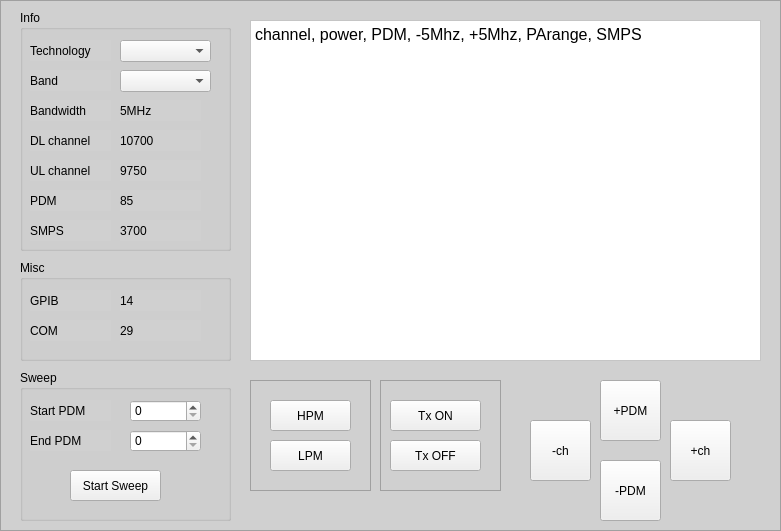
<?xml version="1.0" encoding="UTF-8"?>
<ui version="4.0">
 <class>mainDialog</class>
 <widget class="QDialog" name="mainDialog">
  <property name="geometry">
   <rect>
    <x>0</x>
    <y>0</y>
    <width>781</width>
    <height>531</height>
   </rect>
  </property>
  <property name="windowTitle">
   <string>RF Tuning Tool</string>
  </property>
  <property name="styleSheet">
   <string notr="true"/>
  </property>
  <widget class="QFrame" name="frame">
   <property name="geometry">
    <rect>
     <x>0</x>
     <y>0</y>
     <width>781</width>
     <height>531</height>
    </rect>
   </property>
   <property name="styleSheet">
    <string notr="true">
QFrame{
font: 12pt &quot;Calibri&quot;;
background-color: rgb(208, 208, 208);
}


QLabel{

}
QToolButton{
font: 12pt &quot;Calibri&quot;;
}</string>
   </property>
   <property name="frameShape">
    <enum>QFrame::StyledPanel</enum>
   </property>
   <property name="frameShadow">
    <enum>QFrame::Raised</enum>
   </property>
   <widget class="QGroupBox" name="groupBoxInfo">
    <property name="geometry">
     <rect>
      <x>20</x>
      <y>10</y>
      <width>211</width>
      <height>241</height>
     </rect>
    </property>
    <property name="styleSheet">
     <string notr="true">font: 12pt &quot;Calibri&quot;;</string>
    </property>
    <property name="title">
     <string>Info</string>
    </property>
    <property name="flat">
     <bool>false</bool>
    </property>
    <widget class="QLabel" name="qlTech">
     <property name="geometry">
      <rect>
       <x>10</x>
       <y>30</y>
       <width>81</width>
       <height>21</height>
      </rect>
     </property>
     <property name="text">
      <string>Technology</string>
     </property>
    </widget>
    <widget class="QComboBox" name="comboBoxTech">
     <property name="geometry">
      <rect>
       <x>100</x>
       <y>30</y>
       <width>91</width>
       <height>22</height>
      </rect>
     </property>
    </widget>
    <widget class="QLabel" name="qlBand">
     <property name="geometry">
      <rect>
       <x>10</x>
       <y>60</y>
       <width>81</width>
       <height>21</height>
      </rect>
     </property>
     <property name="text">
      <string>Band</string>
     </property>
    </widget>
    <widget class="QComboBox" name="comboBoxBand">
     <property name="geometry">
      <rect>
       <x>100</x>
       <y>60</y>
       <width>91</width>
       <height>22</height>
      </rect>
     </property>
    </widget>
    <widget class="QLabel" name="qlDLchTitle">
     <property name="geometry">
      <rect>
       <x>10</x>
       <y>120</y>
       <width>81</width>
       <height>21</height>
      </rect>
     </property>
     <property name="text">
      <string>DL channel</string>
     </property>
    </widget>
    <widget class="QLabel" name="qlULchTitle">
     <property name="geometry">
      <rect>
       <x>10</x>
       <y>150</y>
       <width>81</width>
       <height>21</height>
      </rect>
     </property>
     <property name="text">
      <string>UL channel</string>
     </property>
    </widget>
    <widget class="QLabel" name="qlPDMTitle">
     <property name="geometry">
      <rect>
       <x>10</x>
       <y>180</y>
       <width>81</width>
       <height>21</height>
      </rect>
     </property>
     <property name="text">
      <string>PDM</string>
     </property>
    </widget>
    <widget class="QLabel" name="qlSMPSTitle">
     <property name="geometry">
      <rect>
       <x>10</x>
       <y>210</y>
       <width>81</width>
       <height>21</height>
      </rect>
     </property>
     <property name="text">
      <string>SMPS</string>
     </property>
    </widget>
    <widget class="QLabel" name="qlBWTitle">
     <property name="geometry">
      <rect>
       <x>10</x>
       <y>90</y>
       <width>81</width>
       <height>21</height>
      </rect>
     </property>
     <property name="text">
      <string>Bandwidth</string>
     </property>
    </widget>
    <widget class="QLabel" name="qlBW">
     <property name="geometry">
      <rect>
       <x>100</x>
       <y>90</y>
       <width>81</width>
       <height>21</height>
      </rect>
     </property>
     <property name="styleSheet">
      <string notr="true"/>
     </property>
     <property name="text">
      <string>5MHz</string>
     </property>
    </widget>
    <widget class="QLabel" name="qlDLch">
     <property name="geometry">
      <rect>
       <x>100</x>
       <y>120</y>
       <width>81</width>
       <height>21</height>
      </rect>
     </property>
     <property name="text">
      <string>10700</string>
     </property>
    </widget>
    <widget class="QLabel" name="qlULch">
     <property name="geometry">
      <rect>
       <x>100</x>
       <y>150</y>
       <width>81</width>
       <height>21</height>
      </rect>
     </property>
     <property name="text">
      <string>9750</string>
     </property>
    </widget>
    <widget class="QLabel" name="qlPDM">
     <property name="geometry">
      <rect>
       <x>100</x>
       <y>180</y>
       <width>81</width>
       <height>21</height>
      </rect>
     </property>
     <property name="text">
      <string>85</string>
     </property>
    </widget>
    <widget class="QLabel" name="qlSMPS">
     <property name="geometry">
      <rect>
       <x>100</x>
       <y>210</y>
       <width>81</width>
       <height>21</height>
      </rect>
     </property>
     <property name="text">
      <string>3700</string>
     </property>
    </widget>
   </widget>
   <widget class="QTextBrowser" name="textBrowser">
    <property name="geometry">
     <rect>
      <x>250</x>
      <y>20</y>
      <width>511</width>
      <height>341</height>
     </rect>
    </property>
    <property name="styleSheet">
     <string notr="true">background-color: white</string>
    </property>
    <property name="html">
     <string>&lt;!DOCTYPE HTML PUBLIC &quot;-//W3C//DTD HTML 4.0//EN&quot; &quot;http://www.w3.org/TR/REC-html40/strict.dtd&quot;&gt;
&lt;html&gt;&lt;head&gt;&lt;meta name=&quot;qrichtext&quot; content=&quot;1&quot; /&gt;&lt;style type=&quot;text/css&quot;&gt;
p, li { white-space: pre-wrap; }
&lt;/style&gt;&lt;/head&gt;&lt;body style=&quot; font-family:'Calibri'; font-size:12pt; font-weight:400; font-style:normal;&quot;&gt;
&lt;p style=&quot; margin-top:0px; margin-bottom:0px; margin-left:0px; margin-right:0px; -qt-block-indent:0; text-indent:0px;&quot;&gt;channel, power, PDM, -5Mhz, +5Mhz, PArange, SMPS&lt;/p&gt;&lt;/body&gt;&lt;/html&gt;</string>
    </property>
   </widget>
   <widget class="QGroupBox" name="groupBoxSweep">
    <property name="geometry">
     <rect>
      <x>20</x>
      <y>370</y>
      <width>211</width>
      <height>151</height>
     </rect>
    </property>
    <property name="styleSheet">
     <string notr="true">font: 12pt &quot;Calibri&quot;;</string>
    </property>
    <property name="title">
     <string>Sweep</string>
    </property>
    <widget class="QLabel" name="qlSweepPDMStart">
     <property name="geometry">
      <rect>
       <x>10</x>
       <y>30</y>
       <width>81</width>
       <height>21</height>
      </rect>
     </property>
     <property name="text">
      <string>Start PDM</string>
     </property>
    </widget>
    <widget class="QLabel" name="qlSweepPDMEnd">
     <property name="geometry">
      <rect>
       <x>10</x>
       <y>60</y>
       <width>81</width>
       <height>21</height>
      </rect>
     </property>
     <property name="text">
      <string>End PDM</string>
     </property>
    </widget>
    <widget class="QSpinBox" name="spinBoxPDMStart">
     <property name="geometry">
      <rect>
       <x>110</x>
       <y>30</y>
       <width>71</width>
       <height>22</height>
      </rect>
     </property>
    </widget>
    <widget class="QSpinBox" name="spinBoxPDMEnd">
     <property name="geometry">
      <rect>
       <x>110</x>
       <y>60</y>
       <width>71</width>
       <height>22</height>
      </rect>
     </property>
    </widget>
    <widget class="QToolButton" name="btnStartSweep">
     <property name="geometry">
      <rect>
       <x>50</x>
       <y>100</y>
       <width>91</width>
       <height>31</height>
      </rect>
     </property>
     <property name="text">
      <string>Start Sweep</string>
     </property>
    </widget>
   </widget>
   <widget class="QToolButton" name="btnChMinus">
    <property name="geometry">
     <rect>
      <x>530</x>
      <y>420</y>
      <width>61</width>
      <height>61</height>
     </rect>
    </property>
    <property name="text">
     <string>-ch</string>
    </property>
    <property name="icon">
     <iconset resource="icon.qrc">
      <normaloff>:/icon/left.png</normaloff>:/icon/left.png</iconset>
    </property>
    <property name="iconSize">
     <size>
      <width>32</width>
      <height>32</height>
     </size>
    </property>
    <property name="shortcut">
     <string>Left</string>
    </property>
    <property name="toolButtonStyle">
     <enum>Qt::ToolButtonTextUnderIcon</enum>
    </property>
   </widget>
   <widget class="QToolButton" name="btnPDMPlus">
    <property name="geometry">
     <rect>
      <x>600</x>
      <y>380</y>
      <width>61</width>
      <height>61</height>
     </rect>
    </property>
    <property name="text">
     <string>+PDM</string>
    </property>
    <property name="icon">
     <iconset resource="icon.qrc">
      <normaloff>:/icon/up.png</normaloff>:/icon/up.png</iconset>
    </property>
    <property name="iconSize">
     <size>
      <width>32</width>
      <height>32</height>
     </size>
    </property>
    <property name="shortcut">
     <string>Up</string>
    </property>
    <property name="toolButtonStyle">
     <enum>Qt::ToolButtonTextUnderIcon</enum>
    </property>
   </widget>
   <widget class="QToolButton" name="btnChPlus">
    <property name="geometry">
     <rect>
      <x>670</x>
      <y>420</y>
      <width>61</width>
      <height>61</height>
     </rect>
    </property>
    <property name="text">
     <string>+ch</string>
    </property>
    <property name="icon">
     <iconset resource="icon.qrc">
      <normaloff>:/icon/right.png</normaloff>:/icon/right.png</iconset>
    </property>
    <property name="iconSize">
     <size>
      <width>32</width>
      <height>32</height>
     </size>
    </property>
    <property name="shortcut">
     <string>Right</string>
    </property>
    <property name="toolButtonStyle">
     <enum>Qt::ToolButtonTextUnderIcon</enum>
    </property>
   </widget>
   <widget class="QToolButton" name="btnPDMMinus">
    <property name="geometry">
     <rect>
      <x>600</x>
      <y>460</y>
      <width>61</width>
      <height>61</height>
     </rect>
    </property>
    <property name="text">
     <string>-PDM</string>
    </property>
    <property name="icon">
     <iconset resource="icon.qrc">
      <normaloff>:/icon/down.png</normaloff>:/icon/down.png</iconset>
    </property>
    <property name="iconSize">
     <size>
      <width>32</width>
      <height>32</height>
     </size>
    </property>
    <property name="shortcut">
     <string>Down</string>
    </property>
    <property name="toolButtonStyle">
     <enum>Qt::ToolButtonTextUnderIcon</enum>
    </property>
   </widget>
   <widget class="QGroupBox" name="groupBoxMisc">
    <property name="geometry">
     <rect>
      <x>20</x>
      <y>260</y>
      <width>211</width>
      <height>101</height>
     </rect>
    </property>
    <property name="styleSheet">
     <string notr="true">font: 12pt &quot;Calibri&quot;;</string>
    </property>
    <property name="title">
     <string>Misc</string>
    </property>
    <widget class="QLabel" name="qlGPIBTitle">
     <property name="geometry">
      <rect>
       <x>10</x>
       <y>30</y>
       <width>81</width>
       <height>21</height>
      </rect>
     </property>
     <property name="text">
      <string>GPIB</string>
     </property>
    </widget>
    <widget class="QLabel" name="qlCOMTitle">
     <property name="geometry">
      <rect>
       <x>10</x>
       <y>60</y>
       <width>81</width>
       <height>21</height>
      </rect>
     </property>
     <property name="text">
      <string>COM</string>
     </property>
    </widget>
    <widget class="QLabel" name="qlGPIB">
     <property name="geometry">
      <rect>
       <x>100</x>
       <y>30</y>
       <width>81</width>
       <height>21</height>
      </rect>
     </property>
     <property name="text">
      <string>14</string>
     </property>
    </widget>
    <widget class="QLabel" name="qlCOM">
     <property name="geometry">
      <rect>
       <x>100</x>
       <y>60</y>
       <width>81</width>
       <height>21</height>
      </rect>
     </property>
     <property name="text">
      <string>29</string>
     </property>
    </widget>
   </widget>
   <widget class="QFrame" name="frame_2">
    <property name="geometry">
     <rect>
      <x>250</x>
      <y>380</y>
      <width>121</width>
      <height>111</height>
     </rect>
    </property>
    <property name="frameShape">
     <enum>QFrame::StyledPanel</enum>
    </property>
    <property name="frameShadow">
     <enum>QFrame::Raised</enum>
    </property>
    <widget class="QToolButton" name="btnHPM">
     <property name="geometry">
      <rect>
       <x>20</x>
       <y>20</y>
       <width>81</width>
       <height>31</height>
      </rect>
     </property>
     <property name="text">
      <string>HPM</string>
     </property>
     <property name="checkable">
      <bool>true</bool>
     </property>
     <property name="autoExclusive">
      <bool>true</bool>
     </property>
    </widget>
    <widget class="QToolButton" name="btnLPM">
     <property name="geometry">
      <rect>
       <x>20</x>
       <y>60</y>
       <width>81</width>
       <height>31</height>
      </rect>
     </property>
     <property name="text">
      <string>LPM</string>
     </property>
     <property name="checkable">
      <bool>true</bool>
     </property>
     <property name="autoExclusive">
      <bool>true</bool>
     </property>
    </widget>
   </widget>
   <widget class="QFrame" name="frame_3">
    <property name="geometry">
     <rect>
      <x>380</x>
      <y>380</y>
      <width>121</width>
      <height>111</height>
     </rect>
    </property>
    <property name="frameShape">
     <enum>QFrame::StyledPanel</enum>
    </property>
    <property name="frameShadow">
     <enum>QFrame::Raised</enum>
    </property>
    <widget class="QToolButton" name="btnTxOff">
     <property name="geometry">
      <rect>
       <x>10</x>
       <y>60</y>
       <width>91</width>
       <height>31</height>
      </rect>
     </property>
     <property name="text">
      <string>Tx OFF</string>
     </property>
     <property name="checkable">
      <bool>true</bool>
     </property>
     <property name="autoExclusive">
      <bool>true</bool>
     </property>
    </widget>
    <widget class="QToolButton" name="btnTxOn">
     <property name="geometry">
      <rect>
       <x>10</x>
       <y>20</y>
       <width>91</width>
       <height>31</height>
      </rect>
     </property>
     <property name="text">
      <string>Tx ON</string>
     </property>
     <property name="checkable">
      <bool>true</bool>
     </property>
     <property name="autoExclusive">
      <bool>true</bool>
     </property>
    </widget>
   </widget>
  </widget>
 </widget>
 <tabstops>
  <tabstop>comboBoxTech</tabstop>
  <tabstop>comboBoxBand</tabstop>
  <tabstop>spinBoxPDMStart</tabstop>
  <tabstop>spinBoxPDMEnd</tabstop>
  <tabstop>btnStartSweep</tabstop>
  <tabstop>btnHPM</tabstop>
  <tabstop>btnLPM</tabstop>
  <tabstop>btnTxOn</tabstop>
  <tabstop>btnTxOff</tabstop>
  <tabstop>btnChMinus</tabstop>
  <tabstop>btnChPlus</tabstop>
  <tabstop>btnPDMPlus</tabstop>
  <tabstop>btnPDMMinus</tabstop>
  <tabstop>textBrowser</tabstop>
 </tabstops>
 <resources>
  <include location="icon.qrc"/>
 </resources>
 <connections/>
</ui>
